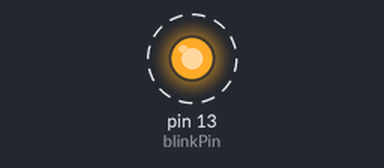
A sketch run on a simulated Arduino Uno, built with avr-gcc and run on an emulated ATmega328P. Parts: output pins drawn as LEDs (lit = HIGH). Dashed ring = blinking.

Above: at 0.5 s.
Timing chart, 0 to 4.6 s (numbered marks = the images above):
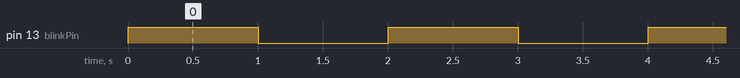

Measured:
- by itself, pin 13 (blinkPin): alternates HIGH for 1.0 s and LOW for 1.0 s

The sketch:

blinking_led.ino
```cpp
/*
Blinking LED Demo
*/

int blinkPin = 13;

void setup() {
    pinMode(blinkPin, OUTPUT);
}

void loop() {
    digitalWrite(blinkPin, HIGH);
    delay(1000);

    digitalWrite(blinkPin, LOW);
    delay(1000);
}
```
